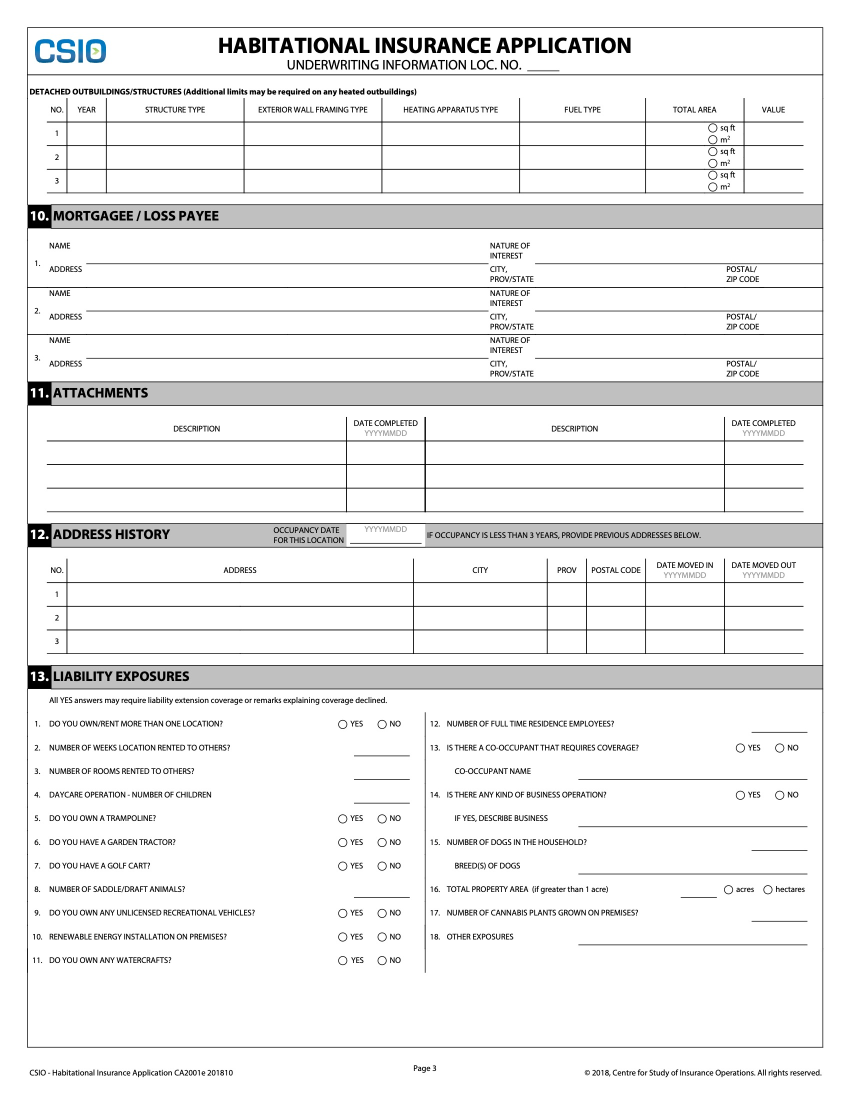
#> input picture 2.jpg, 1700 x 2200 px (shown at 1/2 size)
$ jupyter execute 'Preprocessing - Form cropping.ipynb'
#> lines starting #> are read from the running program, lines starting #| are printed output that depends on the picture; after the words box and inside, x2 and y2 are one past the last pixel; in counts of white or black regions, pixels touching at a corner belong together; long printed decimals are rounded
# Form Cropping

#### This process aims to crop and transform the forms into proper size and orientation for field detections

[cell 1]
from __future__ import print_function
from imutils import perspective
from imutils import contours
from matplotlib import pyplot as plt
from PIL import Image
from skimage import io , img_as_float
from scipy.spatial import distance as dist
from sklearn.cluster import KMeans
from scipy.signal import convolve2d


import argparse
import cv2
import numpy as np
import pandas as pd
import image_slicer
import imutils
import math
import os

[cell 2]
class cPoints:
    def __init__(self, x,y):
        self.x = x
        self.y = y
        self.P = -1
    def assignP(self, Pin):
        self.P = Pin

### Corner detection algorithsm

[cell 3]
# [13 lines left out: function cornerDetect, not called in this run]

### Noise estmation

[cell 4]
def estimate_noise(I):
    I = cv2.cvtColor(I,cv2.COLOR_BGR2GRAY);

    H,W = I.shape

    M = [[1, -2, 1],
        [-2, 4, -2],
        [1, -2, 1]]

    sigma = np.sum(np.sum(np.absolute(convolve2d(I, M))))
    sigma = sigma * math.sqrt(0.5 * math.pi) / (6 * (W-2) * (H-2))

    return sigma

### Line detection Function

[cell 5]
def lineDetectFun(img):
    img = cv2.imread(img)
    gray = cv2.cvtColor(img,cv2.COLOR_BGR2GRAY)
    edges = cv2.Canny(gray,50,150,apertureSize = 3)
    minLineLength = 5
    maxLineGap = 50
    lines = cv2.HoughLinesP(edges,rho=1,theta=np.pi/180,threshold=100,minLineLength=minLineLength,maxLineGap=maxLineGap)

    for line in lines:
        #print(line)
        for x1,y1,x2,y2 in line:
            #need to process each datapoint here find the important lines with key values in every coordinates
            cv2.line(img = img,pt1 = (x1,y1),pt2 = (x2,y2), color = (0,255,0), thickness = 1)

    cv2.imwrite('houghlines5.png',img)

    #return img

[cell 6]
def convertFromListToArray(listO):
    dummyList = []
    for i in listO:
        dummyList.append(i[0])

    return np.array([np.array(xi) for xi in dummyList])

### Loop over each contour for size

[cell 7]
def findContours(img):

    image = cv2.imread(img)
    image = cv2.cvtColor(image,cv2.COLOR_BGR2GRAY);
    #find major contours in the image
    cnts,_ = cv2.findContours(image.copy(),cv2.RETR_EXTERNAL, cv2.CHAIN_APPROX_SIMPLE)

    # Find the convex hull object for each contour
    hull_list = []
    for i in range(len(cnts)):
        hull = cv2.convexHull(cnts[i])
        hull_list.append(hull)

    maxArea = -1
    valid_Draw = []
    for c in hull_list:
        if cv2.contourArea(c)<maxArea:
            continue
        maxArea = cv2.contourArea(c)
        valid_cnts = c
        valid_Draw.clear()
        valid_Draw.append(c)

    # Draw contours + hull results
    for i in range(len(valid_Draw)):
        cv2.drawContours(image, valid_Draw, i, (255, 153, 255))


    cv2.imwrite("resultContour.jpg", image)
    Result = convertFromListToArray(valid_cnts)


    image = cv2.fillPoly(image, pts = [np.array(valid_cnts)], color=(255,255,255))
    stencil = np.zeros(image.shape).astype(image.dtype)

    color = [255, 255, 255]
    cv2.fillPoly(stencil,[np.array(valid_cnts)] , color)
    resultimage = cv2.bitwise_and(image, stencil)
    cv2.imwrite("result.jpg", resultimage)

    #convert the points to the right format


    # draw the contour and show it

    return Result

### Edge detection Function

[cell 8]
def edgeDetectFun(Images):

#     # find the average pixel value for the image

    img = cv2.imread(Images)

    #estimate noise for the image


    sigma = estimate_noise(img)
    print(sigma)
    if sigma >4:
        #img = cv2.fastNlMeansDenoisingColored(img,None,10,10,7,21)
        img = cv2.morphologyEx(img, cv2.MORPH_OPEN, None)
        img = cv2.morphologyEx(img, cv2.MORPH_CLOSE, None)
        img = cv2.morphologyEx(img, cv2.MORPH_OPEN, None)

        #img = cv2.dilate(img, None, iterations=1)
        img = cv2.erode(img, None, iterations=1)

        img_grey = cv2.cvtColor(img,cv2.COLOR_BGR2GRAY)
        img = cv2.adaptiveThreshold(img_grey,255,cv2.ADAPTIVE_THRESH_GAUSSIAN_C,cv2.THRESH_BINARY,11,3)

    cv2.imwrite('bwimage.png',img)

    edges = cv2.Canny(img,10,20)
    edges = cv2.dilate(edges, None, iterations=1)
    edges = cv2.erode(edges, None, iterations=1)

    cv2.imwrite('edgeTest.png',edges)

    img = lineDetectFun('edgeTest.png')

    contourCoordinates = findContours('houghlines5.png')


# [8 lines of commented-out code are left out]


    return contourCoordinates

## Processing Function

[cell 9]
def cornerIdentify(points):
     # find the corresponding corners for the elements
    points = sorted(points,key=sum)
    #print(points)

    tl = points[0]
    br = points[3]

    if points[1][0]>points[2][0]:
        tr = points[1]
        bl = points[2]
    elif points[1][0]<points[2][0]:
        tr = points[2]
        bl = points[1]
    elif points[1][1] > points[2][1] :
        # if for whatever reason, x value is the same, which is highly unlikely
        #compare y value
        tr = points[2]
        br = points[1]
    else:
        tr = points[1]
        br = points[2]
    return tl, tr, bl, br

[cell 10]
def dotproduct(v1, v2):
    return sum((a*b) for a, b in zip(v1, v2))

def length(v):
    return math.sqrt(dotproduct(v, v))

def angle(v1, v2):
    return math.acos(dotproduct(v1, v2) / (length(v1) * length(v2)))

[cell 11]
def adjustmentfunc(tl,tr,bl,br):
    top = [tr[0]-tl[0],tr[1]-tl[1]]
    right = [br[0]-tr[0],br[1]-tr[1]]
    bottom = [bl[0]-br[0], bl[1]-br[1]]
    left = [tl[0]-bl[0], tl[1]-bl[1]]

    trAngle = angle(left, top)
    tlAngle = angle(top,right)
    brAngle = angle(right, bottom)
    blAngle = angle(bottom, left)


    print("angles")
    print(trAngle)
    print(tlAngle)
    print(brAngle)
    print(blAngle)

    # find a logic to check for offset points
    if (tlAngle-1.57 > 0.03  and 1.57-trAngle > 0.03 and blAngle-1.57<0.03 and brAngle-1.57<0.03):
        #change the point
        tl = [tl[0], tr[1]]
    #more adjustment needed
    if (trAngle-1.57 > 0.03 and 1.57-tlAngle > 0.03 and blAngle-1.57<0.03 and brAngle-1.57<0.03):
        #change the point
        tr = [tr[0], tl[1]]
    if (blAngle-1.57 > 0.03 and 1.57-brAngle > 0.03 and tlAngle-1.57<0.03 and trAngle-1.57<0.03):
        #change the point
        br = [br[0], bl[1]]
    if (brAngle-1.57 > 0.03 and 1.57-blAngle > 0.03 and tlAngle-1.57<0.03 and trAngle-1.57<0.03):
        #change the point
        bl = [bl[0], br[1]]

    return tl, tr, bl, br

[cell 12]
def cropFunc(filename,points):

    img = cv2.imread(filename)

    rows,cols,ch = img.shape

    tl, tr, bl, br = cornerIdentify(points)

    distw = math.sqrt( (tl[0] - tr[0])**2 + (tl[1] - tr[1])**2 )

    distl = math.sqrt( (tl[0] - bl[0])**2 + (tl[1] - bl[1])**2 )

    print(distw)
    print(distl)


    # adjustment happen here
    print("check")
    print(tl)
    print(tr)
    print(bl)
    print(br)

    tl, tr, bl, br = adjustmentfunc(tl, tr, bl, br)
    pts1 = np.float32([tl,tr,bl,br])

    print(tl)
    print(tr)
    print(bl)
    print(br)

    if(distw > distl):
        # this is landscape
        print("landscape")
        pts2 = np.float32([[0,0],[4000,0],[0,3000],[4000,3000]])
        M = cv2.getPerspectiveTransform(pts1, pts2)
        dst = cv2.warpPerspective(img, M, (4000,3000))
        cv2.imwrite("finalResult.jpg",dst)

        colorImage  = Image.open("finalResult.jpg")
        transposed  = colorImage.transpose(Image.ROTATE_90)
        transposed.save("finalResult.jpg")


    else:
        pts2 = np.float32([[0,0],[3000,0],[0,4000],[3000,4000]])
        M = cv2.getPerspectiveTransform(pts1, pts2)
        dst = cv2.warpPerspective(img, M, (3000,4000))
        cv2.imwrite("finalResult2.jpg",dst)


    return tl, tr, bl, br
    # [9 lines of commented-out code are left out]

## Corner Points selection

[cell 13]
def findMinMaxPoints(points):


    xValue = []
    yValue = []
    for i in points:
        xValue.append(i[0])
        yValue.append(i[1])

    Data = {
        'x': xValue,
        'y': yValue
    }
    # convert into pandas
    df = pd.DataFrame(Data,columns=['x','y'])

    kmeans = KMeans(n_clusters =4).fit(df)
    centroids = kmeans.cluster_centers_
    #print(centroids)
    #print(kmeans.labels_)


    #figure what each index in cntroids represents which element out of the 4
    tlv, trv, blv, brv = cornerIdentify(centroids)
    for i, val in enumerate(centroids):
        if (val==tlv).all():
            tl = i
        elif (val==trv).all():
            tr = i
        elif (val==brv).all():
            br = i
        elif (val==blv).all():
            bl = i


    plabel = kmeans.labels_
    trl = []
    tll = []
    brl = []
    bll = []

    #separate all the points into different clusters
    for i,val in enumerate(plabel):
        if val == tl:
            tll.append(points[i])
        elif val == tr:
            trl.append(points[i])
        elif val == br:
            brl.append(points[i])
        elif val == bl:
            bll.append(points[i])


    # find tl and br

    tlPoint = sorted(tll,key=sum)[0]
    brPoint = sorted(brl, key=sum)[-1]

    #find the tr and bl by checking the surrounding colors

    trPoint = ambCornerDetect(trl)
    blPoint = ambCornerDetect(bll)

    finalList = []
    finalList.append([tlPoint[0],tlPoint[1]])
    finalList.append([brPoint[0],brPoint[1]])
    finalList.append(trPoint)
    finalList.append(blPoint)

    return finalList

[cell 14]
def ambCornerDetect(ls):
    im = Image.open('result.jpg')
    img = cv2.imread('result.jpg')
    img = cv2.cvtColor(img,cv2.COLOR_BGR2GRAY)
    rgb_im = im.convert('RGB')

    #for all the points in each corner find the surrounding pixels color

    bestCorner = cPoints(-1,-1)

    for i in ls:

        newP = cPoints(i[0],i[1])
        prob = 0

        #check the surrounding

        xc = -2
        counter = 0
        while xc < 3:
            yc =-2
            while yc<3:
                counter = counter +1

                if (int(i[0]+xc)) < 0:
                    inX = 0
                else:
                    inX = int(i[0]+xc)

                if (int(i[1]+yc)) < 0:
                    iny = 0
                else:
                    iny = int(i[1]+yc)
                print(inX,iny)
                r, g, b = rgb_im.getpixel((inX, iny))
                sumT = r + g + b
                if sumT < 20:
                    prob = prob+1
                yc = yc +1
            xc = xc +1

        prob = prob / counter
        newP.assignP(prob)

        if prob > bestCorner.P:
            bestCorner = newP

        x,y = i.ravel()
        cv2.circle(img,(x,y),3,200,-1)
    return [bestCorner.x,bestCorner.y]

[cell 15]
def mainProcessFun(filename):
    contourPoints = edgeDetectFun(filename)
#> in edgeDetectFun, img is the input picture: shape (2200, 1700, 3); mean B, G, R 238.7, 238.6, 238.5
#> in estimate_noise, `sigma = np.sum(np.sum(np.absolute(convolve2d(I, M))))`: sigma = 20523040
#> in estimate_noise, `sigma = sigma * math.sqrt(0.5 * math.pi) / (6 * (W-2) * (H-2))`: sigma = 1.15
#| 1.149
#> in lineDetectFun, `edges = cv2.Canny(gray,50,150,apertureSize = 3)`:
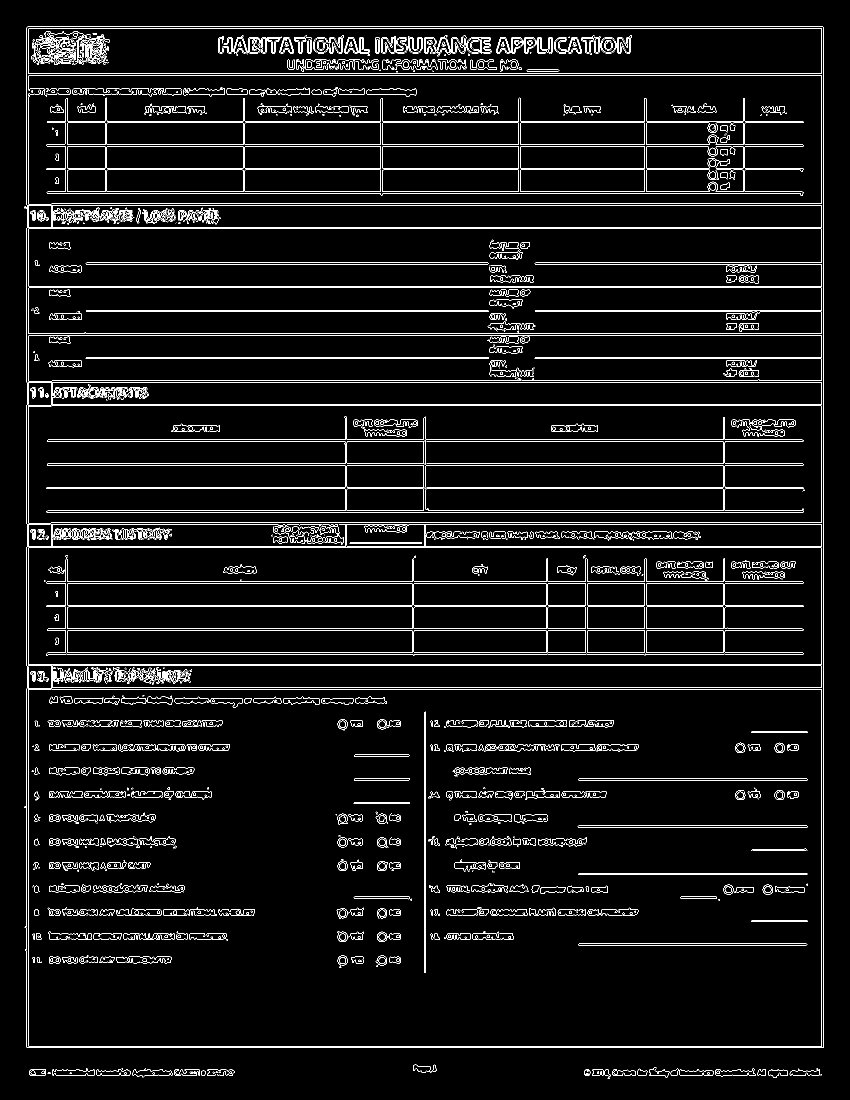
#> edges: shape (2200, 1700) (shown at 1/2 size); 4.7% white in thin lines or dots, all inside (x1, y1, x2, y2) = (49, 53, 1647, 2158)
#> in lineDetectFun, `lines = cv2.HoughLinesP(edges,rho=1,theta=np.pi/180,threshold=100,minL..`: lines = 445 rows, first 6: [1646, 2095, 1646, 54], [1643, 2095, 1643, 53], [54, 1092, 1642, 1092], [53, 56, 1642, 56], [53, 572, 1642, 572], [55, 53, 1645, 53]
#> the loop in lineDetectFun, `for line in lines:` made 445 passes
#> in findContours, `cnts,_ = cv2.findContours(image.copy(),cv2.RETR_EXTERNAL, cv2.CHAIN_AP..`: cnts = 7 contours, 2 with area under 20; largest, box (x1, y1, x2, y2) and area: (50, 53, 1647, 2096) 3252920, (59, 2136, 470, 2155) 5282, (1168, 2135, 1644, 2155) 5002, (827, 2130, 863, 2146) 290, (865, 2130, 873, 2143) 50
#> the loop in findContours, `for i in range(len(cnts)):` made 7 passes
#> hull on pass 2: [[1635, 2138], [1633, 2138], [1634, 2137]]
#> after the loop in findContours, `for i in range(len(cnts)):`: hull_list = 7 contours, 2 with area under 20; largest, box (x1, y1, x2, y2) and area: (50, 53, 1647, 2096) 3258194, (1168, 2135, 1644, 2155) 7710, (59, 2136, 470, 2155) 6288, (827, 2130, 863, 2146) 418, (865, 2130, 873, 2143) 69
#> the loop in findContours, `for c in hull_list:` made 7 passes
#> maxArea on passes 3, 4, 7: 6288.5, 7709.5, 3258193.5
#> after the loop in findContours, `for c in hull_list:`: valid_Draw = 1 contour; box (x1, y1, x2, y2) and area: (50, 53, 1647, 2096) 3258194
#> the loop in findContours, `for i in range(len(valid_Draw)):` made 1 pass
#> after the loop in findContours, `for i in range(len(valid_Draw)):`:
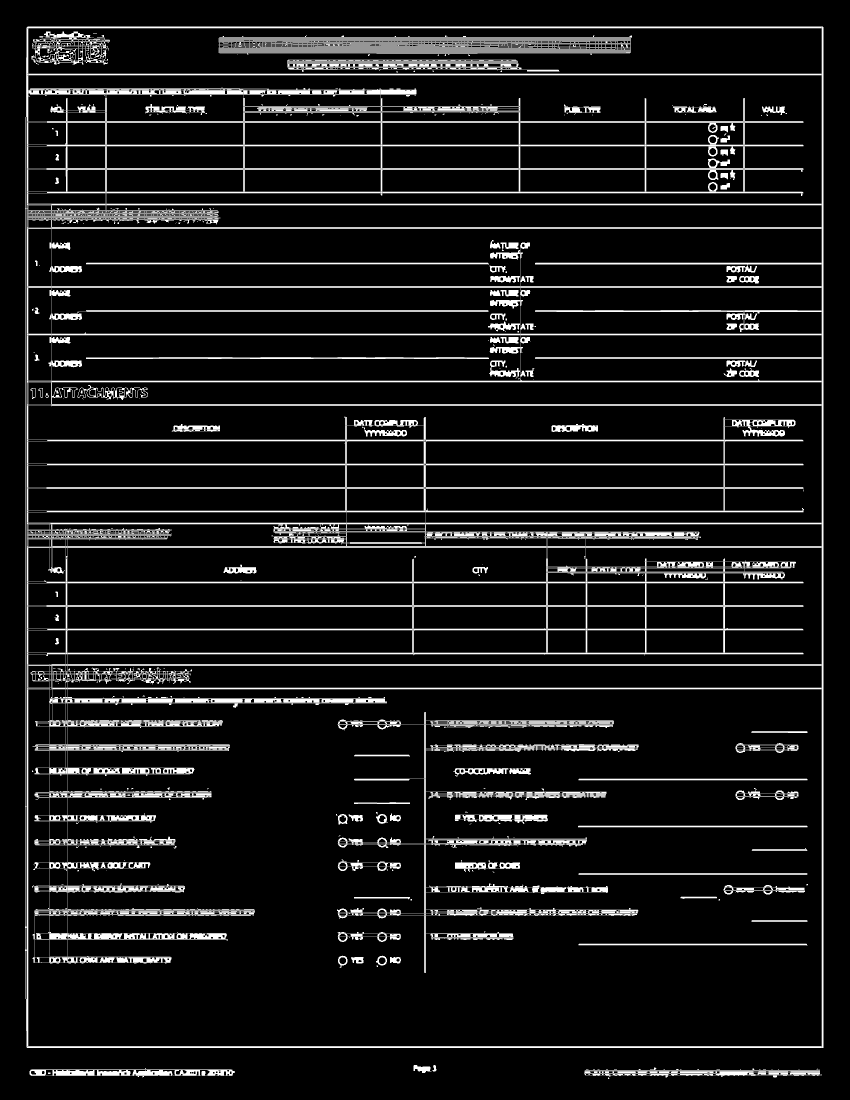
#> image: shape (2200, 1700) (shown at 1/2 size); min 0, max 255, mean 23.4
#> the loop in convertFromListToArray, `for i in listO:` made 9 passes
#> i on passes 1 to 4: [[1645, 53]], [[1646, 54]], [[1646, 2095]], [[54, 2095]]
#> after the loop in convertFromListToArray, `for i in listO:`: dummyList = [[1645, 53], [1646, 54], [1646, 2095], [54, 2095], [53, 2094], [50, 1901], [50, 413], [53, 55], [55, 53]]
#> in findContours, `Result = convertFromListToArray(valid_cnts)`: Result has the same summary as dummyList in convertFromListToArray
#> in edgeDetectFun, `contourCoordinates = findContours('houghlines5.png')`: contourCoordinates has the same summary as dummyList in convertFromListToArray
#> contourPoints has the same summary as dummyList in convertFromListToArray
    points = findMinMaxPoints(contourPoints)
#> the loop in findMinMaxPoints, `for i in points:` made 9 passes
#> after the loop in findMinMaxPoints, `for i in points:`: xValue = [1645, 1646, 1646, 54, 53, 50, 50, 53, 55]; yValue = [53, 54, 2095, 2095, 2094, 1901, 413, 55, 53]
#> in findMinMaxPoints, `Data = { 'x': xValue, 'y': yValue }`: Data = {'x': [1645, 1646, 1646, 54, 53, 50, 50, 53, 55], 'y': [53, 54, 2095, 2095, 2094, 1901, 413, 55, 53]}
#> in findMinMaxPoints, `df = pd.DataFrame(Data,columns=['x','y'])`: df = table of 9 rows and 2 columns
#> in findMinMaxPoints, `centroids = kmeans.cluster_centers_`: centroids = [[52.33, 2030], [52.67, 173.7], [1645.5, 53.5], [1646, 2095]]
#> in cornerIdentify, `points = sorted(points,key=sum)`: points = [[52.67, 173.7], [1645.5, 53.5], [52.33, 2030], [1646, 2095]]
#> in cornerIdentify, `tl = points[0]`: tl = [52.67, 173.7]
#> in cornerIdentify, `br = points[3]`: br = [1646, 2095]
#> in cornerIdentify, `tr = points[1]`: tr = [1645.5, 53.5]
#> in cornerIdentify, `bl = points[2]`: bl = [52.33, 2030]
#> in findMinMaxPoints, `tlv, trv, blv, brv = cornerIdentify(centroids)`: tlv = [52.67, 173.7]; trv = [1645.5, 53.5]; blv = [52.33, 2030]; brv = [1646, 2095]
#> the loop in findMinMaxPoints, `for i, val in enumerate(centroids):` made 4 passes
#> (val, bl) on pass 1: ([52.33, 2030], 0)
#> in findMinMaxPoints, `plabel = kmeans.labels_`: plabel = [2, 2, 3, 0, 0, 0, 1, 1, 1]
#> the loop in findMinMaxPoints, `for i,val in enumerate(plabel):` made 9 passes
#> val on passes 1 to 4: 2, 2, 3, 0
#> after the loop in findMinMaxPoints, `for i,val in enumerate(plabel):`: bll = [[54, 2095], [53, 2094], [50, 1901]]; brl = [[1646, 2095]]; tll = [[50, 413], [53, 55], [55, 53]]; trl = [[1645, 53], [1646, 54]]
#> in findMinMaxPoints, `tlPoint = sorted(tll,key=sum)[0]`: tlPoint = [53, 55]
#> in findMinMaxPoints, `brPoint = sorted(brl, key=sum)[-1]`: brPoint = [1646, 2095]
#> the loop in ambCornerDetect, `for i in ls: ` made 2 passes
#> (prob, x, y) on passes 1 to 2: (0.56, 1645, 53), (0.56, 1646, 54)
#> (printed output is left out)
#> in findMinMaxPoints, `trPoint = ambCornerDetect(trl)`: trPoint = [1645, 53]
#> the loop in ambCornerDetect (call 2), `for i in ls: ` made 3 passes
#> (prob, x, y) on passes 1 to 3: (0.56, 54, 2095), (0.56, 53, 2094), (0.4, 50, 1901)
#> (printed output is left out)
#> in findMinMaxPoints, `blPoint = ambCornerDetect(bll)`: blPoint = [54, 2095]
#> points = [[53, 55], [1646, 2095], [1645, 53], [54, 2095]]
    cropFunc(filename,points)
#> in cropFunc, `tl, tr, bl, br = cornerIdentify(points)`: tl = [53, 55]; tr = [1645, 53]; bl = [54, 2095]; br = [1646, 2095]
#> in cropFunc, `distw = math.sqrt( (tl[0] - tr[0])**2 + (tl[1] - tr[1])**2 )`: distw = 1592
#> in cropFunc, `distl = math.sqrt( (tl[0] - bl[0])**2 + (tl[1] - bl[1])**2 )`: distl = 2040
#| 1592.001
#| 2040.000
#| [53, 55]
#| [1645, 53]
#| [54, 2095]
#| [1646, 2095]
#> in adjustmentfunc, `top = [tr[0]-tl[0],tr[1]-tl[1]]`: top = [1592, -2]
#> in adjustmentfunc, `right = [br[0]-tr[0],br[1]-tr[1]]`: right = [1, 2042]
#> in adjustmentfunc, `bottom = [bl[0]-br[0], bl[1]-br[1]]`: bottom = [-1592, 0]
#> in adjustmentfunc, `left = [tl[0]-bl[0], tl[1]-bl[1]]`: left = [-1, -2040]
#> in adjustmentfunc, `trAngle = angle(left, top)`: trAngle = 1.57
#| 1.570
#| 1.572
#| 1.571
#| 1.570
#> in cropFunc, `pts1 = np.float32([tl,tr,bl,br])`: pts1 = [[53, 55], [1645, 53], [54, 2095], [1646, 2095]]
#| [53, 55]
#| [1645, 53]
#| [54, 2095]
#| [1646, 2095]
#> in cropFunc, `M = cv2.getPerspectiveTransform(pts1, pts2)`: M = [[1.89, -0.000925, -99.92], [0.00246, 1.96, -108], [6.16e-07, -6.03e-10, 1]]
#> in cropFunc, `dst = cv2.warpPerspective(img, M, (3000,4000))`:
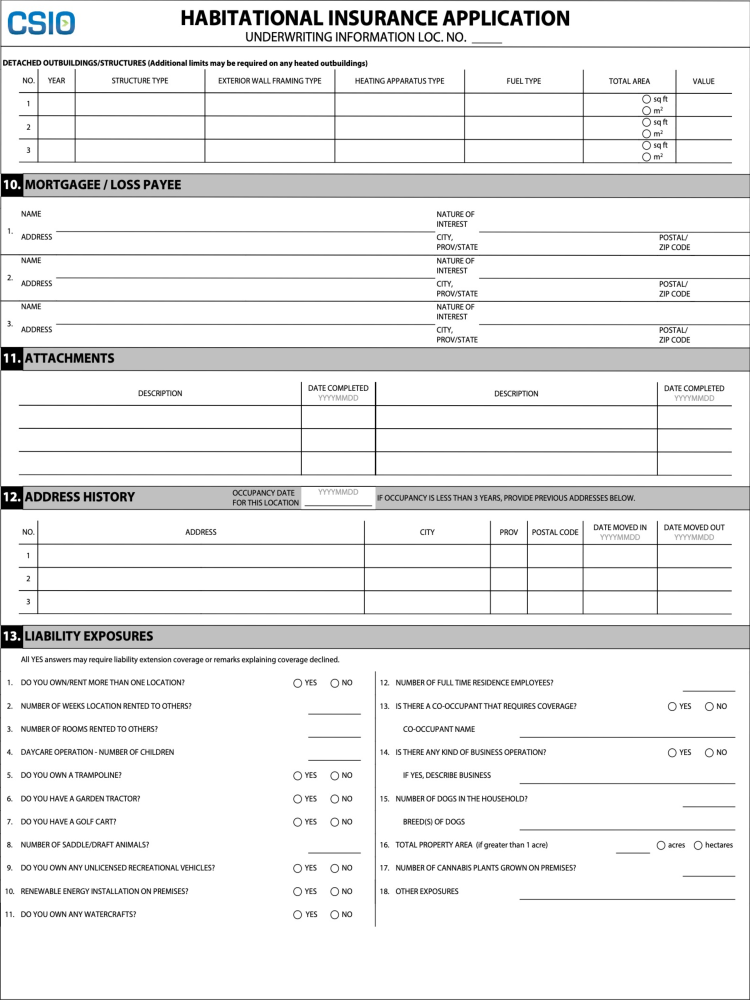
#> dst: shape (4000, 3000, 3) (shown at 1/4 size); mean B, G, R 236.6, 236.6, 236.5
